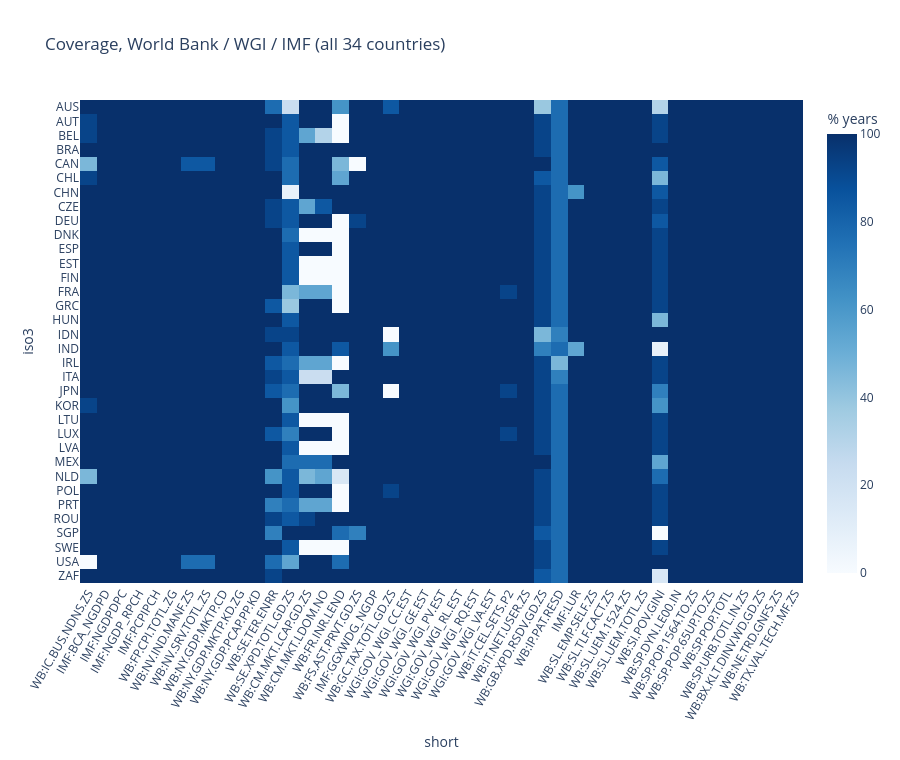

Notebook cell for this chart:
### Markdown cell above
### 3.3 Coverage: where do we actually have data?
Share of the years 2012–2024 with a value, per country and indicator. **Blank/dark cells are gaps.** Gaps are expected: recent years lag, and some indicators are simply not published for some countries.

### Code cell
cov = q("SELECT c.iso3, c.indicator_id, c.indicator_name, c.pct_years, i.source_id, i.source_code FROM v_coverage c JOIN dim_indicator i USING (indicator_id)")
cov = cov.merge(ind[["indicator_id", "short", "theme"]], on="indicator_id")
core = cov[cov.source_id != "ESTAT"].pivot(index="iso3", columns="short", values="pct_years")
order = ind[(ind.source_id != "ESTAT")].sort_values(["theme", "short"]).short.tolist()
core = core[order]
fig = px.imshow(core, aspect="auto", color_continuous_scale="Blues", zmin=0, zmax=100,
                labels=dict(color="% years"), title="Coverage, World Bank / WGI / IMF (all 34 countries)")
fig.update_layout(height=760, xaxis_tickangle=-60)
fig.show()
print("Least covered indicators (average % of years):")
core.mean().sort_values().head(8).round(1)

### Figure 1 — Plotly figure (JSON) as saved in the notebook; plotly's stock layout.template omitted (floating-point values rounded to 4 significant figures; data arrays with more than 128 entries replaced by an {"elided": "..."} marker saying what was removed)
{"data": [{"coloraxis": "coloraxis", "hovertemplate": "short: %{x}<br>iso3: %{y}<br>% years: %{z}<extra></extra>", "name": "0", "type": "heatmap", "x": ["WB:IC.BUS.NDNS.ZS", "IMF:BCA_NGDPD", "IMF:NGDPDPC", "IMF:NGDP_RPCH", "IMF:PCPIPCH", "WB:FP.CPI.TOTL.ZG", "WB:NV.IND.MANF.ZS", "WB:NV.SRV.TOTL.ZS", "WB:NY.GDP.MKTP.CD", "WB:NY.GDP.MKTP.KD.ZG", "WB:NY.GDP.PCAP.PP.KD", "WB:SE.TER.ENRR", "WB:SE.XPD.TOTL.GD.ZS", "WB:CM.MKT.LCAP.GD.ZS", "WB:CM.MKT.LDOM.NO", "WB:FR.INR.LEND", "WB:FS.AST.PRVT.GD.ZS", "IMF:GGXWDG_NGDP", "WB:GC.TAX.TOTL.GD.ZS", "WGI:GOV_WGI_CC.EST", "WGI:GOV_WGI_GE.EST", "WGI:GOV_WGI_PV.EST", "WGI:GOV_WGI_RL.EST", "WGI:GOV_WGI_RQ.EST", "WGI:GOV_WGI_VA.EST", "WB:IT.CEL.SETS.P2", "WB:IT.NET.USER.ZS", "WB:GB.XPD.RSDV.GD.ZS", "WB:IP.PAT.RESD", "IMF:LUR", "WB:SL.EMP.SELF.ZS", "WB:SL.TLF.CACT.ZS", "WB:SL.UEM.1524.ZS", "WB:SL.UEM.TOTL.ZS", "WB:SI.POV.GINI", "WB:SP.DYN.LE00.IN", "WB:SP.POP.1564.TO.ZS", "WB:SP.POP.65UP.TO.ZS", "WB:SP.POP.TOTL", "WB:SP.URB.TOTL.IN.ZS", "WB:BX.KLT.DINV.WD.GD.ZS", "WB:NE.TRD.GNFS.ZS", "WB:TX.VAL.TECH.MF.ZS"], "xaxis": "x", "y": ["AUS", "AUT", "BEL", "BRA", "CAN", "CHL", "CHN", "CZE", "DEU", "DNK", "ESP", "EST", "FIN", "FRA", "GRC", "HUN", "IDN", "IND", "IRL", "ITA", "JPN", "KOR", "LTU", "LUX", "LVA", "MEX", "NLD", "POL", "PRT", "ROU", "SGP", "SWE", "USA", "ZAF"], "yaxis": "y", "z": {"elided": "34x43 float values"}}], "layout": {"coloraxis": {"autocolorscale": false, "cmax": 100, "cmin": 0, "colorbar": {"title": {"text": "% years"}}, "colorscale": [[0, "rgb(247,251,255)"], [0.125, "rgb(222,235,247)"], [0.25, "rgb(198,219,239)"], [0.375, "rgb(158,202,225)"], [0.5, "rgb(107,174,214)"], [0.625, "rgb(66,146,198)"], [0.75, "rgb(33,113,181)"], [0.875, "rgb(8,81,156)"], [1, "rgb(8,48,107)"]]}, "height": 760, "title": {"text": "Coverage, World Bank / WGI / IMF (all 34 countries)"}, "xaxis": {"anchor": "y", "domain": [0, 1], "tickangle": -60, "title": {"text": "short"}}, "yaxis": {"anchor": "x", "autorange": "reversed", "domain": [0, 1], "title": {"text": "iso3"}}}}
